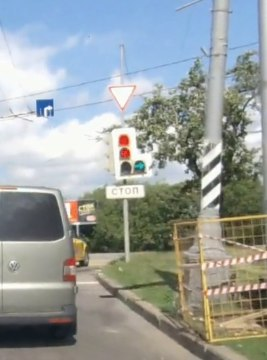
#> input picture maslovich_n_r/vis1.jpg, 267 x 360 px
$ jupyter execute 'Лабораторная2.ipynb'   (shell and % lines are left out)
#> lines starting #> are read from the running program, lines starting #| are printed output that depends on the picture
[cell 1]
import numpy as np
import cv2 as cv
from matplotlib import pyplot as plt

[cell 2]
img = cv.imread('vis1.jpg')
#> img is the input picture: shape (360, 267, 3); mean B, G, R 157, 158.4, 152.3
plt.imshow(cv.cvtColor(img, cv.COLOR_BGR2RGB))

[cell 3]
gray = cv.cvtColor(img, cv.COLOR_BGR2GRAY)
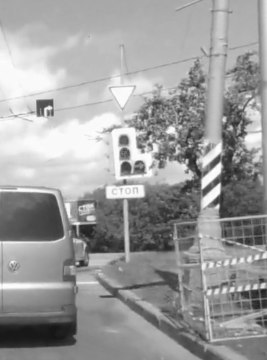
#> gray: shape (360, 267); min 20, max 255, mean 156.4

[cell 4]
array = gray.flatten()

# hist = sorted(array)
num_pix = len(array)
#> num_pix = 96120

[cell 5]
hist = cv.calcHist([gray],[0],None,[256],[0,256])
#> hist = 256 values, max 1697 at index 249, min 0 at index 0, mean 375.5

[cell 6]
plt.plot(hist)
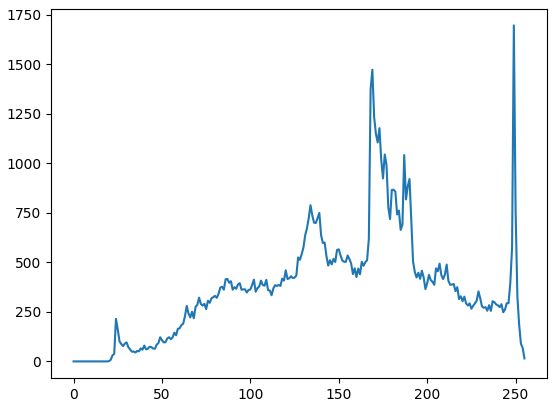
#> figure drawn by matplotlib, 1 panel; curve peaks at x = 249, y = 1697

[cell 7]
hist.shape
#> Out = (256, 1)

[cell 8]
histo,bins = np.histogram(gray.flatten(),256,[0,256])
#> histo has the same summary as hist; bins = 257 values from 0 to 256

[cell 9]
quantile = 0.05
req_sum = int(num_pix * 0.05)
#> req_sum = 4806
summ = 0
index = -1
for i,v in enumerate(histo):
    summ+=v
    if summ > req_sum:
        index = i
        break
#> this loop made 67 passes
#> (summ, index) on pass 67: (4916, 66)
#> (v, summ) on passes 1 to 6: (0, 0), (0, 0), (0, 0), (0, 0), (0, 0), (0, 0)
#> after the loop, summ = 4916
index_start = index
#> index_start = 66

[cell 10]
quantile = 0.05
req_sum = int(num_pix * 0.05)
summ = 0
index = -1
for i,v in enumerate(reversed(histo)):
    summ+=v
    if summ > req_sum:
        index = i
        break
#> this loop made 12 passes
#> (v, summ, index) on pass 12: (262, 4962, 11)
#> (v, summ) on passes 1 to 6: (15, 15), (68, 83), (89, 172), (185, 357), (328, 685), (757, 1442)
#> after the loop, summ = 4962
index_end = len(histo) - index
#> index_end = 245

[cell 11]
print(index_start,index_end)
#| 66 245

[cell 12]
def relu(x):
    if x < index_start:
        return 0
    if x >= index_end:
        return 255
    return (x - index_end) * 255 / (index_end - index_start) + 255

[cell 13]
lookup_table = np.zeros(256, dtype=np.uint8)
for i in range(256):
    lookup_table[i] = int(relu(i))

[cell 14]
lookup_table

[cell 15]
copslow = gray.copy()
for i in range(gray.shape[0]):
    for j in range(gray.shape[1]):
        copslow[i,j] = relu(gray[i,j])
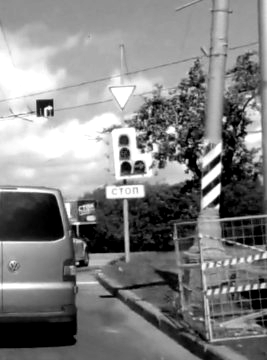
#> copslow: shape (360, 267); min 0, max 255, mean 129.4

[cell 16]
cop = gray.copy()
cop = cv.LUT(cop, lookup_table)

[cell 17]
hist = cv.calcHist([copslow],[0],None,[256],[0,256])
#> hist = 256 values, max 4916 at index 0, min 0 at index 3, mean 375.5
plt.plot(hist)
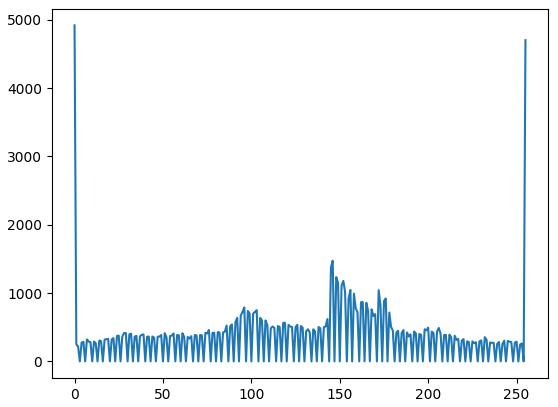
#> figure drawn by matplotlib, 1 panel; curve peaks at x = 0, y = 4916
